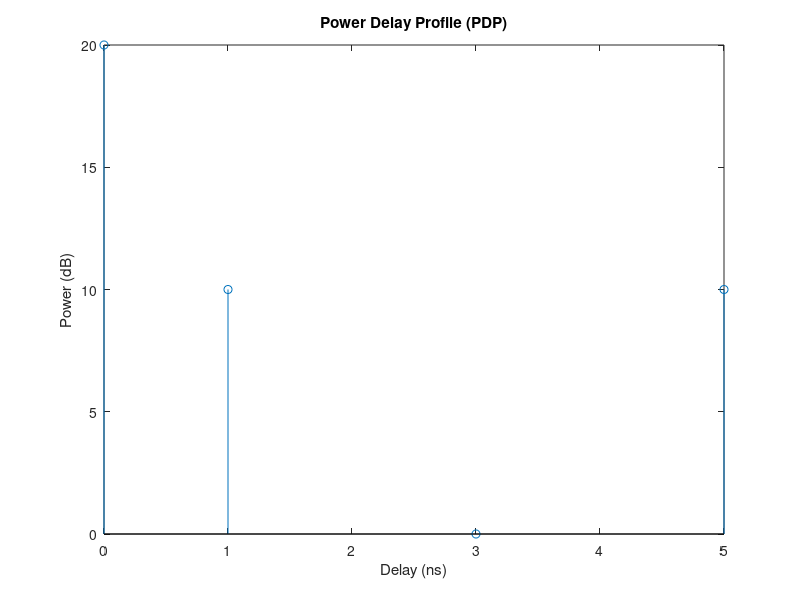

MATLAB code for this plot:
% Lab 7 - MATLAB implementation of power delay profile (PDP)

close all;
clc;
clear all;

pd = [0 1 3 5]; % Path Delays
pg_dB = [-20 -10 0 -10]; % Path Gain (dB)
pg_dB_1 = (-1).*pg_dB;

% Converting Path gain from dB to Linear
pg_l = 10.^(pg_dB / 10);

% Mean Delay Spread
mean_delay = sum(pg_l .* pd) / sum(pg_l);

% RMS Delay Spread
rms_delay = sqrt(sum(pg_l .* (pd - mean_delay).^2) / sum(pg_l));

% Displaying results
disp(['Mean Delay Spread: ', num2str(mean_delay)]);
disp(['RMS Delay Spread: ', num2str(rms_delay)]);

% Plotting Power Delay Profile (PDP)
stem(pd, pg_dB_1);
xlabel('Delay (ns)');
ylabel('Power (dB)');
title('Power Delay Profile (PDP)');